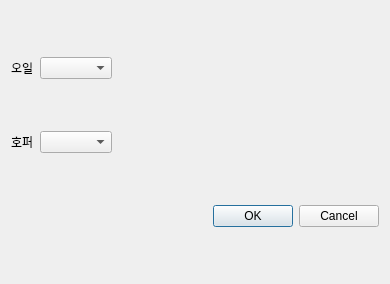
<?xml version="1.0" encoding="UTF-8"?>
<ui version="4.0">
 <class>iwonilsetup_popup</class>
 <widget class="QDialog" name="iwonilsetup_popup">
  <property name="geometry">
   <rect>
    <x>0</x>
    <y>0</y>
    <width>390</width>
    <height>284</height>
   </rect>
  </property>
  <property name="windowTitle">
   <string>Dialog</string>
  </property>
  <layout class="QGridLayout" name="gridLayout">
   <item row="0" column="1">
    <widget class="QComboBox" name="oliselectbox"/>
   </item>
   <item row="0" column="0">
    <widget class="QLabel" name="label">
     <property name="text">
      <string>오일</string>
     </property>
    </widget>
   </item>
   <item row="2" column="3">
    <widget class="QDialogButtonBox" name="buttonBox">
     <property name="orientation">
      <enum>Qt::Horizontal</enum>
     </property>
     <property name="standardButtons">
      <set>QDialogButtonBox::Cancel|QDialogButtonBox::Ok</set>
     </property>
    </widget>
   </item>
   <item row="1" column="0">
    <widget class="QLabel" name="label_2">
     <property name="text">
      <string>호퍼</string>
     </property>
    </widget>
   </item>
   <item row="1" column="1">
    <widget class="QComboBox" name="hoperselectbox"/>
   </item>
  </layout>
 </widget>
 <resources/>
 <connections>
  <connection>
   <sender>buttonBox</sender>
   <signal>accepted()</signal>
   <receiver>iwonilsetup_popup</receiver>
   <slot>accept()</slot>
   <hints>
    <hint type="sourcelabel">
     <x>248</x>
     <y>254</y>
    </hint>
    <hint type="destinationlabel">
     <x>157</x>
     <y>274</y>
    </hint>
   </hints>
  </connection>
  <connection>
   <sender>buttonBox</sender>
   <signal>rejected()</signal>
   <receiver>iwonilsetup_popup</receiver>
   <slot>reject()</slot>
   <hints>
    <hint type="sourcelabel">
     <x>316</x>
     <y>260</y>
    </hint>
    <hint type="destinationlabel">
     <x>286</x>
     <y>274</y>
    </hint>
   </hints>
  </connection>
 </connections>
</ui>
